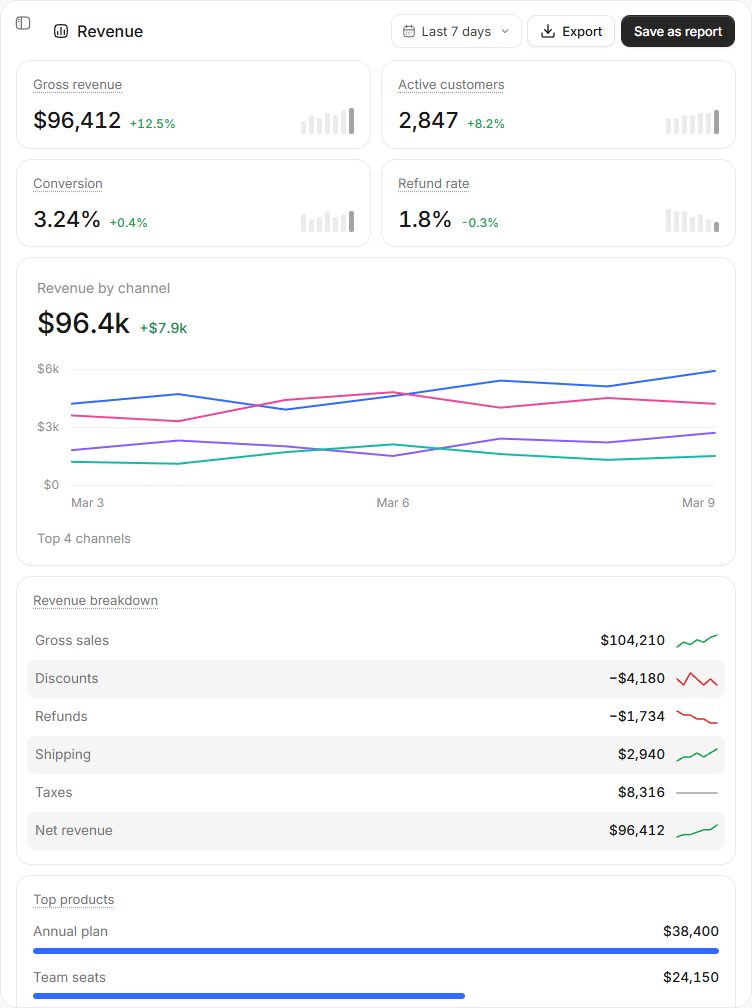
#> input picture docs/research/affectui-analytics/comparison/local-content-768.png, 752 x 1008 px, given in place of f000.png, which was not available
$ python guide-navigation-diff.py
#> lines starting #> are read from the running program, lines starting #| are printed output that depends on the picture; after the words box and inside, x2 and y2 are one past the last pixel; in counts of white or black regions, pixels touching at a corner belong together; pictures that were not available may be replaced by others from this repository, and a replacement may not be noted
"""Side-by-side / diff montage and ink-box measurements: video frame vs local render (716 x 574)."""
import sys, cv2, numpy as np
D = "docs/research/guide-navigation/"
def pair(frame):
#> called with frame = 'f000'
    a = cv2.imread(f"{D}video-frames/{frame}.png"); b = cv2.imread(f"{D}comparison/local-{frame}.png")
#> in pair, a is the input picture: shape (1008, 752, 3); mean B, G, R 249.9, 248, 247.4
    return a, b
def ink(g, box, thr):
    x0, y0, x1, y1 = box; m = g[y0:y1, x0:x1] < thr; ys, xs = np.where(m)
    return (xs.min() + x0, ys.min() + y0, xs.max() + x0, ys.max() + y0) if len(xs) else None
BOXES = {"heading": ((160, 160, 370, 200), 130), "sup": ((368, 160, 420, 180), 200),
         "bar": ((150, 200, 164, 420), 90), "preview": ((320, 200, 560, 420), None)}
for frame in sys.argv[1:] or ["f000", "f096", "f174"]:
    a, b = pair(frame)
    ga, gb = (cv2.cvtColor(x, cv2.COLOR_BGR2GRAY) for x in (a, b))
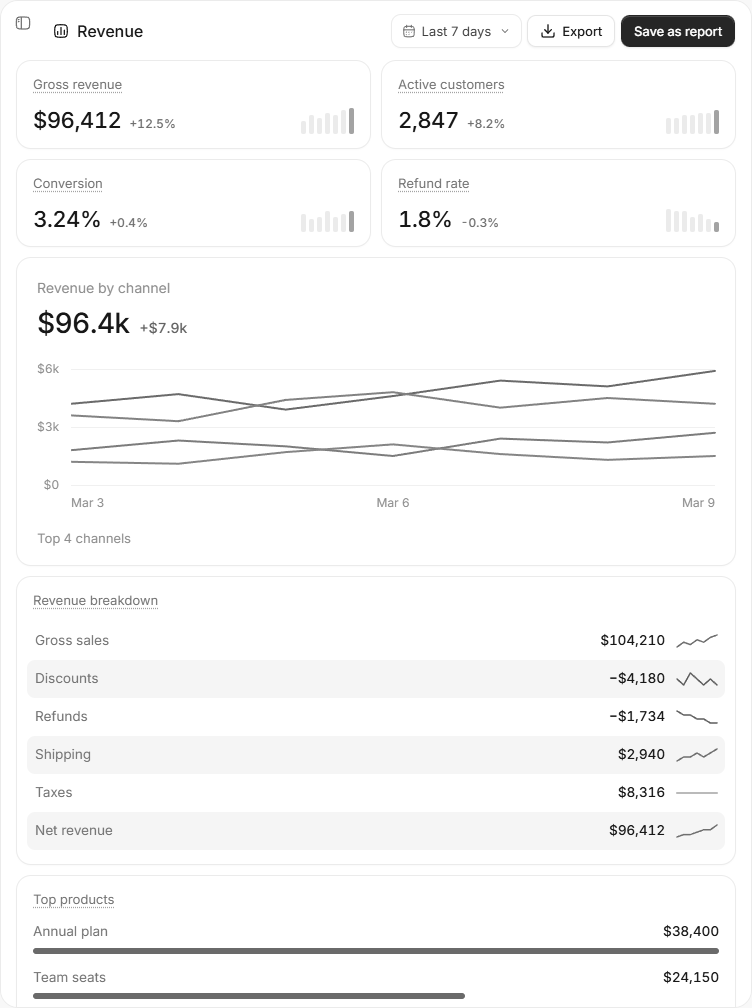
#> ga: shape (1008, 752); min 23, max 255, mean 248
    print(frame, "mean abs diff", round(float(np.abs(ga.astype(int) - gb.astype(int)).mean()), 2))
#| f000 mean abs diff 0.0
    for name, (box, thr) in BOXES.items():
        if thr is None:
            ma = np.abs(ga.astype(int) - 250) > 12; mb = np.abs(gb.astype(int) - 250) > 12
            x0, y0, x1, y1 = box
            def bb(m):
                ys, xs = np.where(m[y0:y1, x0:x1]); return (xs.min() + x0, ys.min() + y0, xs.max() + x0, ys.max() + y0)
            print(" ", name, "video", bb(ma), "local", bb(mb))
        else:
            print(" ", name, "video", ink(ga, box, thr), "local", ink(gb, box, thr))
#> this loop made 4 passes
#|   heading video None local None
#|   sup video (399, 178, 417, 179) local (399, 178, 417, 179)
#|   bar video None local None
#|   preview video (320, 200, 559, 408) local (320, 200, 559, 408)
#> pass 2, in ink (call 3), `m = g[y0:y1, x0:x1] < thr`:
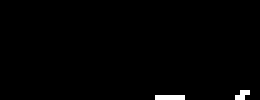
#> m: shape (20, 52) bool (shown 5 times larger); 0.96% white in thin lines or dots, all inside (x1, y1, x2, y2) = (31, 18, 50, 20)
#> after the loop:
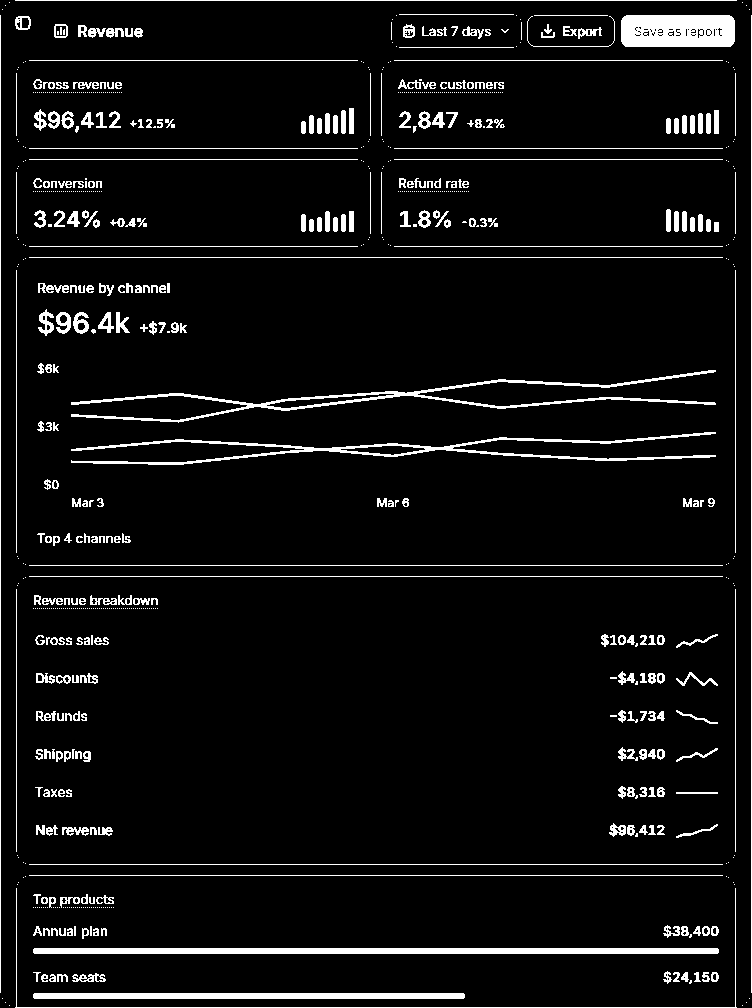
#> ma: shape (1008, 752) bool; 6.1% white; 738 white regions (424 under 20 px), largest, box (x1, y1, x2, y2) and area: (33, 948, 719, 954) 4112, (71, 370, 716, 423) 3511, (621, 15, 735, 47) 3423
    # text rows: ink of each label (exclude bar column)
    for name, box, thr in (("label1", (178, 225, 300, 262), 215), ("label2", (178, 285, 300, 335), 215), ("label3", (178, 355, 300, 405), 215), ("num", (164, 225, 180, 262), 235)):
        print(" ", name, "video", ink(ga, box, thr), "local", ink(gb, box, thr))
#> this loop made 4 passes
#|   label1 video None local None
#|   label2 video (178, 323, 186, 332) local (178, 323, 186, 332)
#|   label3 video (178, 393, 299, 404) local (178, 393, 299, 404)
#|   num video None local None
#> pass 2, in ink (call 9), `m = g[y0:y1, x0:x1] < thr`:
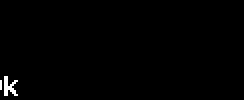
#> m: shape (50, 122) bool (shown 2 times larger); 0.7% white in thin lines or dots, all inside (x1, y1, x2, y2) = (0, 38, 9, 48)
#> pass 3, in ink (call 11), `m = g[y0:y1, x0:x1] < thr`:
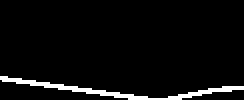
#> m: shape (50, 122) bool (shown 2 times larger); 4.5% white in thin lines or dots, all inside (x1, y1, x2, y2) = (0, 38, 122, 50)
    diff = cv2.absdiff(a, b)
#> diff: shape (1008, 752, 3); every value is 0
    overlay = cv2.addWeighted(a, .5, b, .5, 0)
    cv2.imwrite(f"{D}comparison/montage-{frame}.png", np.hstack([a, b, 255 - cv2.cvtColor(diff, cv2.COLOR_BGR2GRAY)[..., None].repeat(3, 2), overlay]))
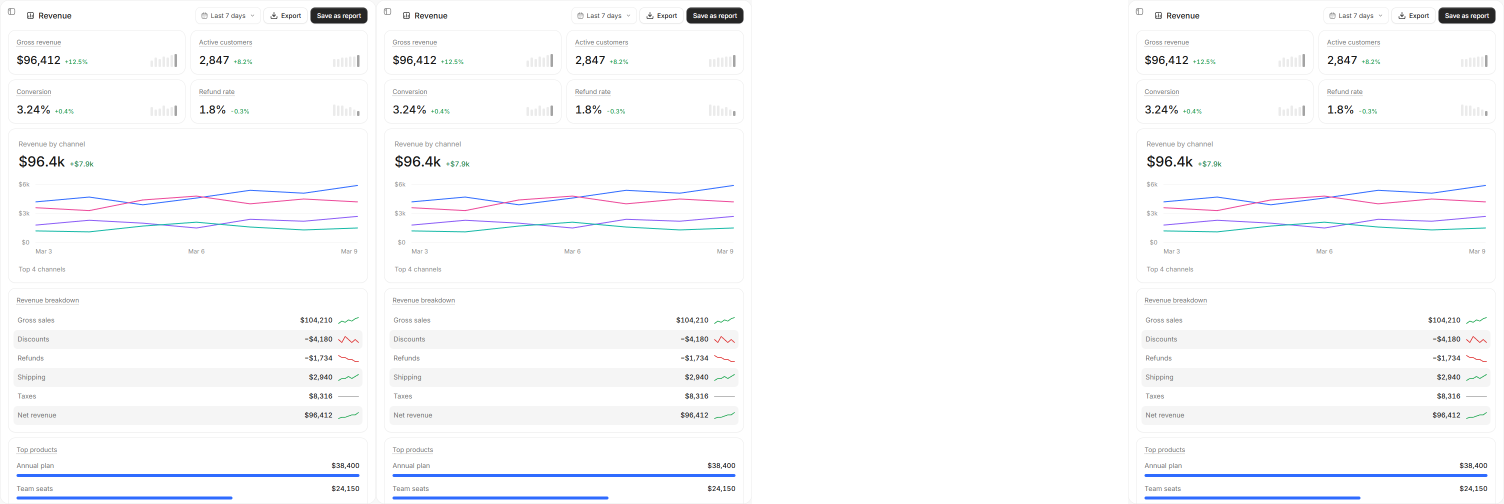
#> saved as montage-f000.png: shape (1008, 3008, 3) (shown at 1/2 size); mean B, G, R 251.2, 249.8, 249.3
#> (the run stopped early here; a loop or call above may not have finished)
